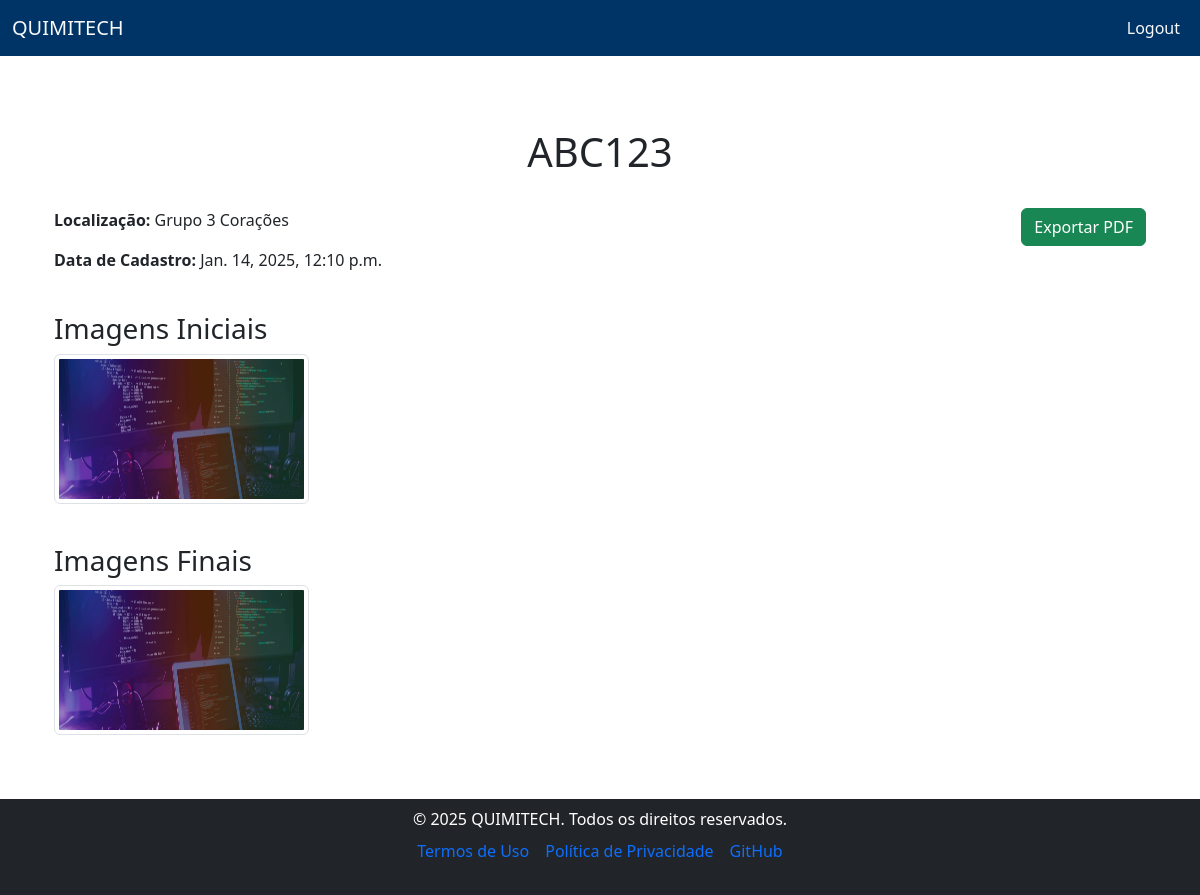
The page /filters/6/ (signed in) on the database its author committed.
### filters/models.py (models this page shows, shortened)
class Filter(models.Model):
    unique_code = models.CharField(max_length=100, unique=True)
    mass_initial_images = models.ManyToManyField(Image, related_name="mass_initial_images")
    mass_final_images = models.ManyToManyField(Image, related_name="mass_final_images")
    sync_date = models.DateTimeField(auto_now_add=True)
    user = models.ForeignKey(User, on_delete=models.CASCADE)
    location = models.CharField(max_length=255)

class Image(models.Model):
    file = models.ImageField(upload_to='images/')
    uploaded_at = models.DateTimeField(auto_now_add=True)

### filters/views.py (the view)
# urls.py: path('filters/<int:pk>/', views.filter_detail, name='filter_detail'),
@login_required
def filter_detail(request, pk):
    filter_instance = get_object_or_404(Filter, pk=pk)
    return render(request, "filters/filter_detail.html", {"filter": filter_instance})

### quimitech/context_processors.py (called while the page is built)
def year_context_processor(request):
    return {'year': datetime.now().year}

### templates/filters/filter_detail.html (shortened to what this page needs)
{% extends "base.html" %}
{% block content %}
<div class="container mt-4">
    <div class="row">
        <div class="col-md-12 text-center mb-4">
            <h1>{{ filter.unique_code }}</h1>
        </div>
    </div>
    <div class="row">
        <div class="col-md-6">
            <p><strong>Localização:</strong> {{ filter.location }}</p>
            <p><strong>Data de Cadastro:</strong> {{ filter.sync_date }}</p>
        </div>
        <div class="col-md-6 text-end">
            <a href="{% url 'export_filter_pdf' filter.id %}" class="btn btn-success">
                 Exportar PDF
            </a>
        </div>
    </div>
    <div class="row mt-4">
        <div class="col-md-12">
            <h3>Imagens Iniciais</h3>
        </div>
        {% for image in filter.mass_initial_images.all %}
            <div class="col-md-3 mb-3">
                <img src="{{ image.file.url }}" alt="Initial Mass" class="img-thumbnail" style="height: 150px; width: auto;">
            </div>
        {% endfor %}
    </div>
    <div class="row mt-4">
        <div class="col-md-12">
            <h3>Imagens Finais</h3>
        </div>
        {% for image in filter.mass_final_images.all %}
            <div class="col-md-3 mb-3">
                <img src="{{ image.file.url }}" alt="Final Mass" class="img-thumbnail" style="height: 150px; width: auto;">
            </div>
        {% endfor %}
    </div>
</div>
{% endblock content %}

### static/css/style.css (style rules this page uses)
html, body { height: 100%; }
body { display: flex; flex-direction: column; }
.container { flex: 1; }

### rows shown on the page
Filter: unique_code "ABC123", location "Grupo 3 Corações", sync_date "Jan. 14, 2025, 12:10 p.m."
Image: file (picture)
Image: file (picture)
